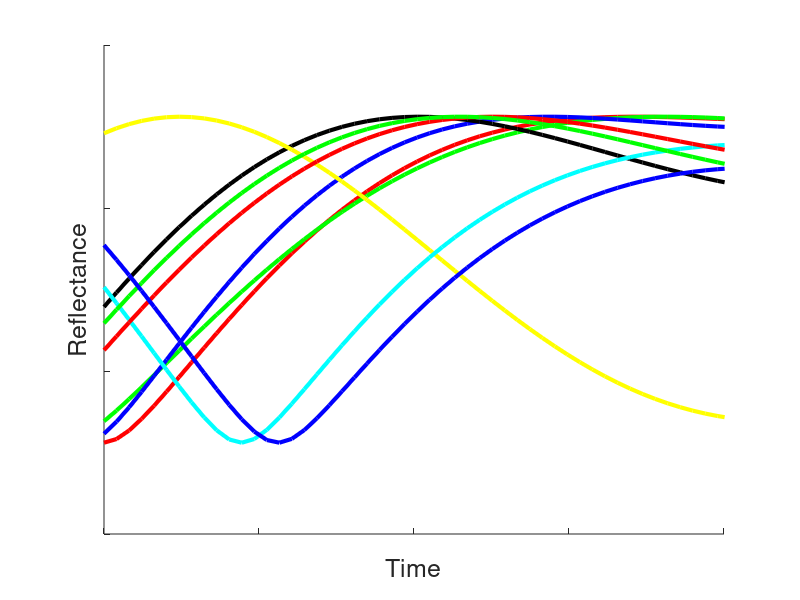
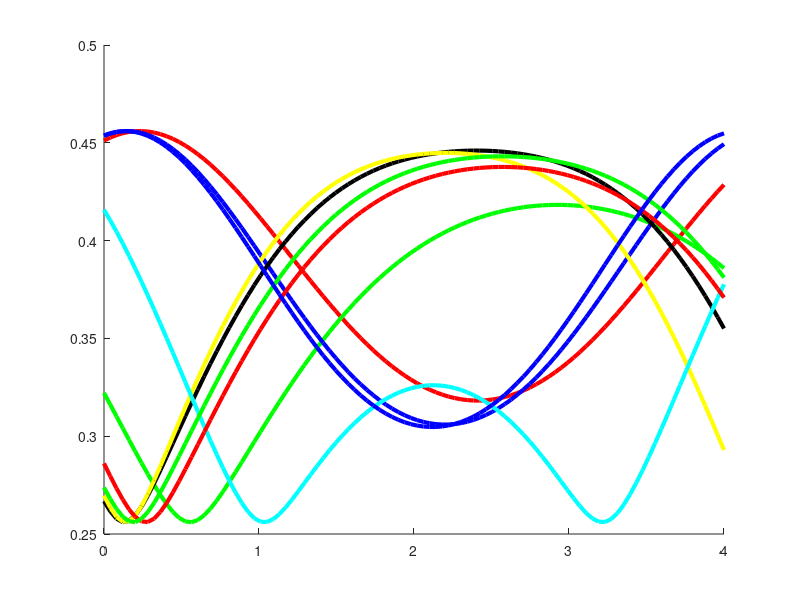
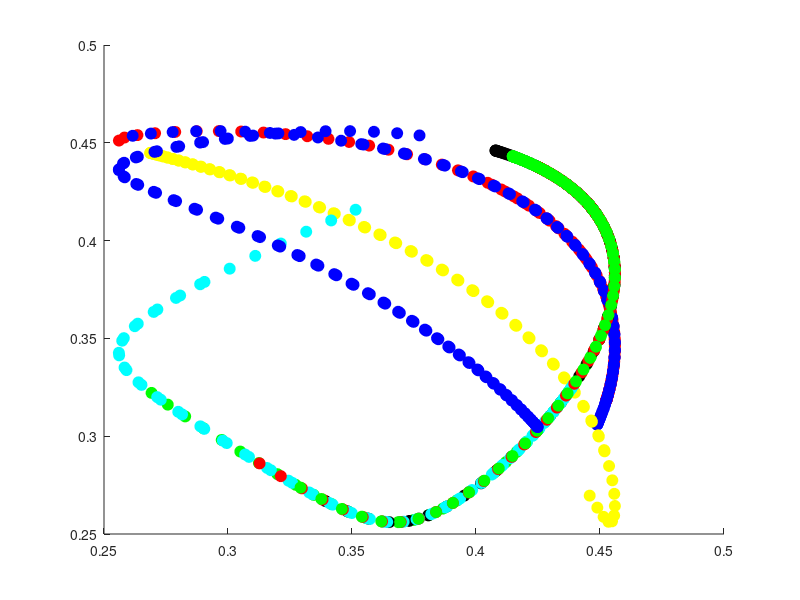

The MATLAB script that drew these images, in order: (Note: this script raises an error after producing the figures.)
% simpleConeReflectanceModel  Compute reflectance versus time for a swelling cone
%
% Description:
%   Very simple calculation of how light reflected from a cone varies with
%   cone length, taking into account both incoherent reflection and
%   interference between coherent component of light.
%
%   Based on a very simple model where there are two reflecting surfaces.  Light
%   reflects from each surface and interferes at the source side of the first surface.
%
%   The fraction of coherent (interfering) versus incoherent light is simply specified,
%   not computed.  Adding this computation would be a good extension.
%
%   The model has a number of parameters that have physical analogs. These
%   are set and commented in the code below.
%
% Notes:
% * [NOTE: DHB - I tried to understand coherence length from the web. In some places it
%   is defined a length at which phase is totally random.  In others, a
%   more graded definition is used.  We need to understand which the one we
%   calculate represents, if we are to add coherence length into this
%   cacluation.]
%

% History:
%   10/28/17  dhb  Wrote it.

%% Clear
clear; close all;

%% Parameters
%
% Imaging light wavelength
firstLightWavelengthNm = 720;
secondLightWavelengthNm = 1.25*firstLightWavelengthNm; % 850;
refractiveIndex1 = 1.331;
refractiveIndex2 = 1.328;

% Number of cones to simulate
nCones = 400;

% Length between reflecting surfaces
reflectingSurfaceDifferenceNm1 = 10*1e3;
reflectingSurfaceDifferenceNm2 = 7*1e3;

% How much variation in the starting length between surfces is there
% across cones (or trials within measurements for one cone), experessed as a
% fraction of the length between the two reflecting surfaces.
reflectingSurfaceRandomizationFraction = 0.1;

% Maximum length change between reflecting surfaces,
% in response to stimulus.
maxDeltaLengthNm = 150;

% What fraction of a full half sinusoid does length vary over
% in response to a stimulus, and how much trial-to-trial jitter
% is there in that fraction.
%
% Set the fraction to 1 if you think what happens is that the cone
% swells and then contracts to about its original length.  Set the
% fraction to 0.5 if you think it swells and then sits at the swollen
% length over the relevant time frame of the experiment.
%
% The randomization is also expressed as a fraction of the full half
% sinusoid
halfSinusoidFraction = 0.8;
halfSinusoidFractionRandomizationFraction = 0.5;

% Time in seconds for stimulus to have its effect. This just puts
% a time axis on the plots.
stimEffectTimeSecs = 4;

% Number sampling timepoints for simulation of what happens on a trial
nDeltaLengths = 100;
theDeltaTimesSecs = linspace(0,stimEffectTimeSecs,nDeltaLengths);

% Fraction of light reflected from the first and second surfaces.  Model below
% assumes that light not reflected from first surface is transmitted, and
% that light reflected from the second surface passes through the first
% surface both on the way in and on the way out.
firstSurfaceReflectance = 0.2;
secondSurfaceReflectance = 0.4;
thirdSurfaceReflectance = 0.4;

% Coherent fraction
%
% This depends on coherence length relative relative to distance between
% reflecting surfaces Here just making it up, because I don't really
% understand coherence length.
coherentFraction = 0.5;

%% Get intensities of light coming back from each surface
%
% This is calculated at the source side of the first surface; the light
% from the second surface goes through the first surface twice.
firstSurfaceIntensity = firstSurfaceReflectance;
secondSurfaceIntensity = (1-firstSurfaceReflectance)^2*secondSurfaceReflectance;

%% Different starting lengths, drawn at random from a uniform distribution
%
% Distribution is centered on the assumed length
randValues = rand(1,nCones);
theStartingDeltas = reflectingSurfaceRandomizationFraction*reflectingSurfaceDifferenceNm1*(randValues-0.5);

%% Set first phase to 0 without loss of generality
phase0 = 0;

%% Loop over cones/trials
for jj = 1:nCones
    % For each, we choose a random starting length and compute the
    % interferece effect. We also choose a random excursion, jittered
    % around a half sinusoid
    %
    % Get delta lengths as a function of time.
    theDeltaLengthsNm{jj} = maxDeltaLengthNm*sin(halfSinusoidFraction*(1+halfSinusoidFractionRandomizationFraction*(rand(1,1)-0.5))*pi*(0:nDeltaLengths-1)/nDeltaLengths);
    for ii = 1:nDeltaLengths
        
        % Get starting distance between surfaces for this cone, and compute phase of
        % second light at the point of interference.
        distanceNm1(jj,ii) = reflectingSurfaceDifferenceNm1 + theStartingDeltas(jj) + theDeltaLengthsNm{jj}(ii);
        distanceNm2(jj,ii) = reflectingSurfaceDifferenceNm2 + theStartingDeltas(jj) + theDeltaLengthsNm{jj}(ii);

        phaseWl1Sur1(jj,ii) = 2*pi*(2*distanceNm1(jj,ii))*refractiveIndex1/firstLightWavelengthNm;
        phaseWl2Sur1(jj,ii) = 2*pi*(2*distanceNm1(jj,ii))*refractiveIndex2/secondLightWavelengthNm;
        
        phaseWl1Sur2(jj,ii) = 2*pi*(2*distanceNm2(jj,ii))*refractiveIndex1/firstLightWavelengthNm;
        phaseWl2Sur2(jj,ii) = 2*pi*(2*distanceNm2(jj,ii))*refractiveIndex2/secondLightWavelengthNm;
        
        % Get amplitude of coherent component of reflected light, taking interference
        % into account.
        %
        % Formula from Hecht, Optics, 3rd ed, p. 291
        coherentAmplitude1(jj,ii) = sqrt(...
            firstSurfaceIntensity^2 + secondSurfaceIntensity^2 + ...
            2*firstSurfaceIntensity*secondSurfaceIntensity*cos(phase0-phaseWl1Sur1(jj,ii)));
        coherentAmplitude2(jj,ii) = sqrt(...
            firstSurfaceIntensity^2 + secondSurfaceIntensity^2 + ...
            2*firstSurfaceIntensity*secondSurfaceIntensity*cos(phase0-phaseWl2Sur1(jj,ii)));
        
        % Put together coherent and incoherent reflected light to get
        % intensity of total reflected light.  This is a model of what
        % we measure.
        totalAmplitude1(jj,ii) = coherentFraction*coherentAmplitude1(jj,ii) + (1-coherentFraction)*(firstSurfaceIntensity + secondSurfaceIntensity);
        totalAmplitude2(jj,ii) = coherentFraction*coherentAmplitude2(jj,ii) + (1-coherentFraction)*(firstSurfaceIntensity + secondSurfaceIntensity);
        
        
    end
    
    % Get initial slope of responses at both wavelengths
    nTimes = 50;
    initialSlope1(jj) = (totalAmplitude1(jj,nTimes+1)-totalAmplitude1(jj,1))/(theDeltaTimesSecs(nTimes+1)-theDeltaTimesSecs(1));
    initialSlope2(jj) = (totalAmplitude2(jj,nTimes+1)-totalAmplitude2(jj,1))/(theDeltaTimesSecs(nTimes+1)-theDeltaTimesSecs(1));
    
end

%% Make a plot of responses
nConesToPlot = 9;
theColors = ['r' 'g' 'b' 'k' 'y' 'c'];
nColors = length(theColors);
responseFig1 = figure; clf; hold on
responseFig2 = figure; clf; hold on
correlationFig = figure; clf; hold on
whichColor = 1;
for jj = 1:nConesToPlot
    figure(responseFig1);
    plot(theDeltaTimesSecs,totalAmplitude1(jj,:),theColors(whichColor),'LineWidth',3);
    
    figure(responseFig2);
    plot(theDeltaTimesSecs,totalAmplitude2(jj,:),theColors(whichColor),'LineWidth',3);

    figure(correlationFig);
    plot(totalAmplitude1(jj,:),totalAmplitude2(jj,:),'o','Color',theColors(whichColor),'MarkerFaceColor',theColors(whichColor), ...
        'MarkerSize',8);
    
    whichColor = whichColor + 1;
    if (whichColor > nColors)
        whichColor = 1;
    end
end
figure(responseFig1);
set(gca,'YTick',[0.2 0.3 0.4 0.5]);
set(gca,'FontName','Helvetica','FontSize', 16);
xlabel('Time','FontName','Helvetica','FontSize',18);
ylabel('Reflectance','FontName','Helvetica','FontSize',18);
xlim([0 2]);
ylim([0.2 0.5]);
set(gca,'XTickLabel',''); set(gca,'YTickLabel','');
FigureSave('ExampleResponses',responseFig1,'tif');
figure(responseFig2);
xlabel('Time (secs)');
ylabel('Reflectance');
ylim([0.2 0.6]);
figure(correlationFig);
set(gca,'FontName','Helvetica','FontSize', 16);
xlabel(sprintf('Standardized Reflectance %d nm',firstLightWavelengthNm),'FontName','Helvetica','FontSize',18);
ylabel(sprintf('Standardized Reflectance %d nm',secondLightWavelengthNm),'FontName','Helvetica','FontSize',18);
axis('square');
xlim([0.2 0.5]);
set(gca,'XTick',[0.2 0.3 0.4 0.5]);
set(gca,'YTick',[0.2 0.3 0.4 0.5]);
ylim([0.2 0.5]);
FigureSave('TwoWavelengthCompare',correlationFig,'tif');

%% Make a plot of initial slopes at two wavelengths
slopeFig = figure; clf;
plot(initialSlope1,initialSlope2,'ro','MarkerFaceColor','r','MarkerSize',14);
xlabel(sprintf('Initial response slope (%d nm)',firstLightWavelengthNm));
ylabel(sprintf('Initial response slope (%d nm)',secondLightWavelengthNm));
xlim([-0.3 0.3]); ylim([-0.3 0.3]); axis('square');

%% Make a plot of reflectance versus reflectance
slopeFig1 = figure; clf; hold on;
plot(totalAmplitude1(:,1),initialSlope1,'ro','MarkerFaceColor','r','MarkerSize',8);
plot(totalAmplitude2(:,1),initialSlope2,'bo','MarkerFaceColor','b','MarkerSize',8);
xlabel(sprintf('Initial reflectance amplitude',firstLightWavelengthNm));
ylabel(sprintf('Initial response slope',secondLightWavelengthNm));
xlim([0.2 0.6]); ylim([-0.3 0.3]); 
legend({sprintf('%d nm',round(firstLightWavelengthNm)),sprintf('%d nm',round(secondLightWavelengthNm))},'Location','NorthEast')
